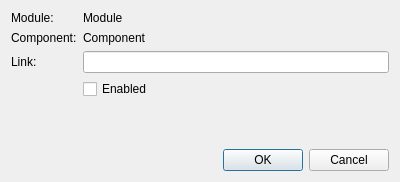
<?xml version="1.0" encoding="UTF-8"?>
<ui version="4.0">
 <class>DialogEditLink</class>
 <widget class="QDialog" name="DialogEditLink">
  <property name="geometry">
   <rect>
    <x>0</x>
    <y>0</y>
    <width>400</width>
    <height>182</height>
   </rect>
  </property>
  <property name="windowTitle">
   <string>Edit Link</string>
  </property>
  <layout class="QVBoxLayout" name="verticalLayout">
   <item>
    <layout class="QGridLayout" name="gridLayout">
     <item row="0" column="0">
      <widget class="QLabel" name="label">
       <property name="text">
        <string>Module:</string>
       </property>
      </widget>
     </item>
     <item row="0" column="1">
      <widget class="QLabel" name="module_name">
       <property name="text">
        <string>Module</string>
       </property>
      </widget>
     </item>
     <item row="1" column="0">
      <widget class="QLabel" name="label_2">
       <property name="text">
        <string>Component:</string>
       </property>
      </widget>
     </item>
     <item row="1" column="1">
      <widget class="QLabel" name="component_name">
       <property name="text">
        <string>Component</string>
       </property>
      </widget>
     </item>
     <item row="2" column="0">
      <widget class="QLabel" name="label_3">
       <property name="text">
        <string>Link:</string>
       </property>
      </widget>
     </item>
     <item row="2" column="1">
      <widget class="QLineEdit" name="link"/>
     </item>
     <item row="3" column="1">
      <widget class="QCheckBox" name="link_enabled">
       <property name="text">
        <string>Enabled</string>
       </property>
      </widget>
     </item>
     <item row="4" column="1">
      <spacer name="verticalSpacer">
       <property name="orientation">
        <enum>Qt::Vertical</enum>
       </property>
       <property name="sizeHint" stdset="0">
        <size>
         <width>20</width>
         <height>40</height>
        </size>
       </property>
      </spacer>
     </item>
    </layout>
   </item>
   <item>
    <widget class="QDialogButtonBox" name="buttonBox">
     <property name="orientation">
      <enum>Qt::Horizontal</enum>
     </property>
     <property name="standardButtons">
      <set>QDialogButtonBox::Cancel|QDialogButtonBox::Ok</set>
     </property>
    </widget>
   </item>
  </layout>
 </widget>
 <resources/>
 <connections>
  <connection>
   <sender>buttonBox</sender>
   <signal>accepted()</signal>
   <receiver>DialogEditLink</receiver>
   <slot>accept()</slot>
   <hints>
    <hint type="sourcelabel">
     <x>248</x>
     <y>254</y>
    </hint>
    <hint type="destinationlabel">
     <x>157</x>
     <y>274</y>
    </hint>
   </hints>
  </connection>
  <connection>
   <sender>buttonBox</sender>
   <signal>rejected()</signal>
   <receiver>DialogEditLink</receiver>
   <slot>reject()</slot>
   <hints>
    <hint type="sourcelabel">
     <x>316</x>
     <y>260</y>
    </hint>
    <hint type="destinationlabel">
     <x>286</x>
     <y>274</y>
    </hint>
   </hints>
  </connection>
 </connections>
</ui>
